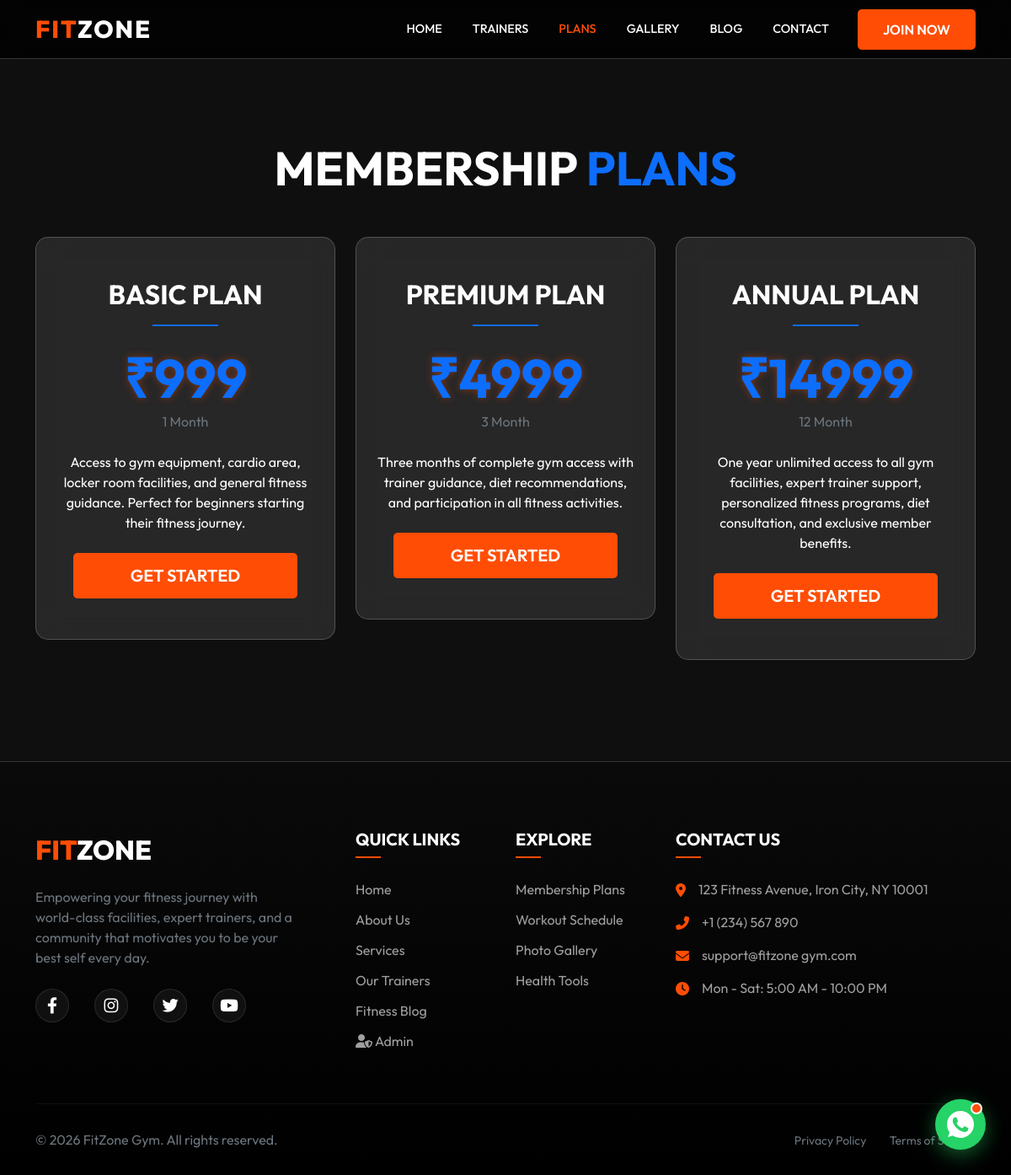
The app's page /plans/ with its own data.
### gym/models.py (models this page shows, shortened)
class MembershipPlan(models.Model):
    name = models.CharField(max_length=50)
    price = models.IntegerField()
    duration = models.CharField(max_length=50)
    description = models.TextField()

### gym/views.py (the view)
# urls.py: path('plans/', views.plans, name='plans'),
def plans(request):
    plans_list = MembershipPlan.objects.all()
    return render(request, 'gym/plans.html', {'plans': plans_list})

### gym/templates/gym/plans.html (shortened to what this page needs)
{% extends 'gym/base.html' %}
{% load static %}
{% block extra_css %}
<link rel="stylesheet" href="{% static 'gym/css/plans.css' %}">
{% endblock %}
{% block content %}
<section class="py-5">
    <div class="container py-5">
        <div class="text-center mb-5">
            <h1 class="display-4 fw-bold text-uppercase">Membership <span class="text-primary">Plans</span></h1>
        </div>
        <div class="row justify-content-center">
            {% for plan in plans %}
            <div class="col-lg-4 col-md-6 mb-4">
                <div class="glass-card text-center py-5 plan-card">
                    <div class="plan-header mb-4">
                        <h2 class="fw-bold text-uppercase">{{ plan.name }}</h2>
                        <hr class="w-25 mx-auto border-primary border-2 opacity-100">
                    </div>
                    <div class="plan-price-box mb-4">
                        <h1 class="display-3 fw-bold text-primary mb-0 plan-price">₹{{ plan.price }}</h1>
                        <p class="text-secondary">{{ plan.duration }}</p>
                    </div>
                    <div class="plan-features mb-4">
                        {{ plan.description|linebreaks }}
                    </div>
                    <div class="d-grid px-4">
                        <a href="{% url 'contact' %}" class="btn btn-primary btn-lg">Get Started</a>
                    </div>
                </div>
            </div>
            {% empty %}
            <div class="col-12 text-center text-secondary">
                <p>No plans available at the moment. Please check back later!</p>
            </div>
            {% endfor %}
        </div>
    </div>
</section>
{% endblock %}

### gym/static/gym/css/style.css (style rules this page uses)
* { margin: 0; padding: 0; box-sizing: border-box; }
:root { --primary-color: #ff4d05; --secondary-color: #1a1a1a; --accent-color: #ffd700; --text-light: #ffffff; --text-dark: #333333; --glass-bg: rgba(255, 255, 255, 0.1); --glass-border: rgba(255, 255, 255, 0.2); }
body { font-family: 'Outfit', sans-serif; background-color: #0f0f0f; color: var(--text-light); overflow-x: hidden; }
.btn-primary { background-color: var(--primary-color); border: none; padding: 12px 30px; font-weight: 600; text-transform: uppercase; border-radius: 5px; transition: all 0.3s ease; }
.glass-card { background: var(--glass-bg); backdrop-filter: blur(15px); border: 1px solid var(--glass-border); border-radius: 15px; padding: 20px; }

### gym/static/gym/css/plans.css (style rules this page uses)
.plan-card { border: 1px solid var(--glass-border); transition: all 0.3s ease; }
.plan-price { text-shadow: 0 0 10px rgba(255, 77, 5, 0.4); }

### records on screen
MembershipPlan: name "BASIC PLAN", price "999", duration "1 Month", description "Access to gym equipment, cardio area, locker room facilities, and general fitness guidance. Perfect for beginners starting their fitness journey."
MembershipPlan: name "PREMIUM PLAN", price "4999", duration "3 Month", description "Three months of complete gym access with trainer guidance, diet recommendations, and participation in all fitness activities."
MembershipPlan: name "ANNUAL PLAN", price "14999", duration "12 Month", description "One year unlimited access to all gym facilities, expert trainer support, personalized fitness programs, diet consultation, and exclusive member benefits."
